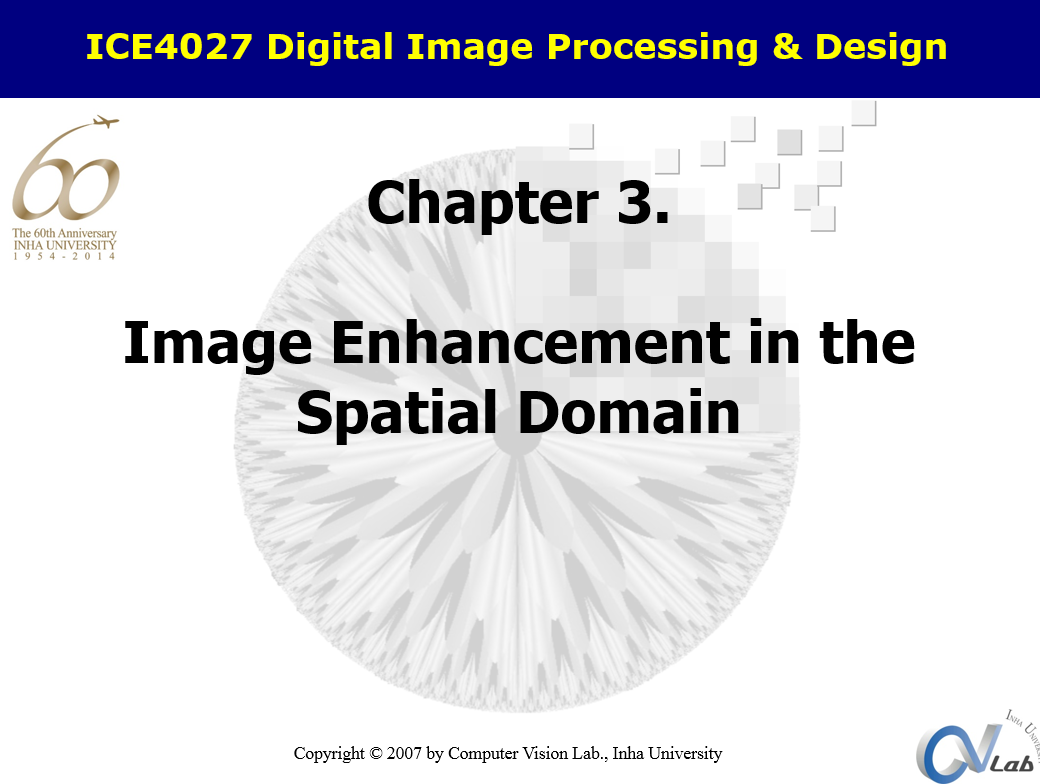
//> input picture SpatialFiltering/SpatialFiltering/Original.png, 1040 x 784 px
$ ./Spatial_Filtering   (built with g++ and OpenCV 4)
//> lines starting //> are read from the running program, lines starting //| are printed output that depends on the picture
#include <opencv2/imgproc/imgproc.hpp>
#include <opencv2/opencv.hpp>
#include <opencv2/highgui/highgui_c.h>

using namespace cv;

int main(int argc, char** argv)
{
	namedWindow("Original", CV_WINDOW_AUTOSIZE);

	// Load the source image
	Mat src = imread("Original.png", 1);
//> src is the input picture: 784 rows x 1040 cols, CV_8UC3; mean B, G, R 219.8, 208.6, 208.6

	// Create a destination Mat object
	Mat dst, dst1;
	//for laplace
	Mat laplace;
	//for bilateralfilter
	Mat bilateral;

	// display the source image
	imshow("Original", src);

	for (int i = 1; i<21; i = i + 2) //51 -> 21
	{
		// smooth the image in the "src" and save it to "dst"
		// blur(src, dst, Size(i,i));

		// Gaussian smoothing
		GaussianBlur( src, dst, Size( i, i ), 0, 0 ); //0,0 height and width maybe?
		// ㄴ edge 를 선명하게 한다.

		//#1
		//laplacian sharpening
		//how can we know the API's
		Laplacian(dst, laplace, CV_16S, i); //ddepth값이 뭐임?

		//#2
		//mean smoothing
		//bilateral
		//to tweak (use diff para and see the diff result) the 4 and 5th parameters --> sigma color and sigma space
		bilateralFilter(src, bilateral, i, i*2, i/2);
		//이건 결과를 제대로 볼라면 사진을 적절한 것으로 임의 변경해야함

		// Median smoothing
		//medianBlur(src, dst1, i);
		// ㄴ noise 제거

		// show the blurred image with the text
		imshow("Gaussian filter", dst);
		//imshow("Median filter", dst1);
		imshow("laplace sharpening", laplace);
		imshow("bilateral filter", bilateral);

		// wait for 5 seconds
		waitKey(5000);
		//5초마다 i(kernel size = filter 인자)가 바뀌면서, 결과값도 점점 달라짐.
	}
//> this loop made 10 passes
//> pass 1, `Laplacian(dst, laplace, CV_16S, i);`:
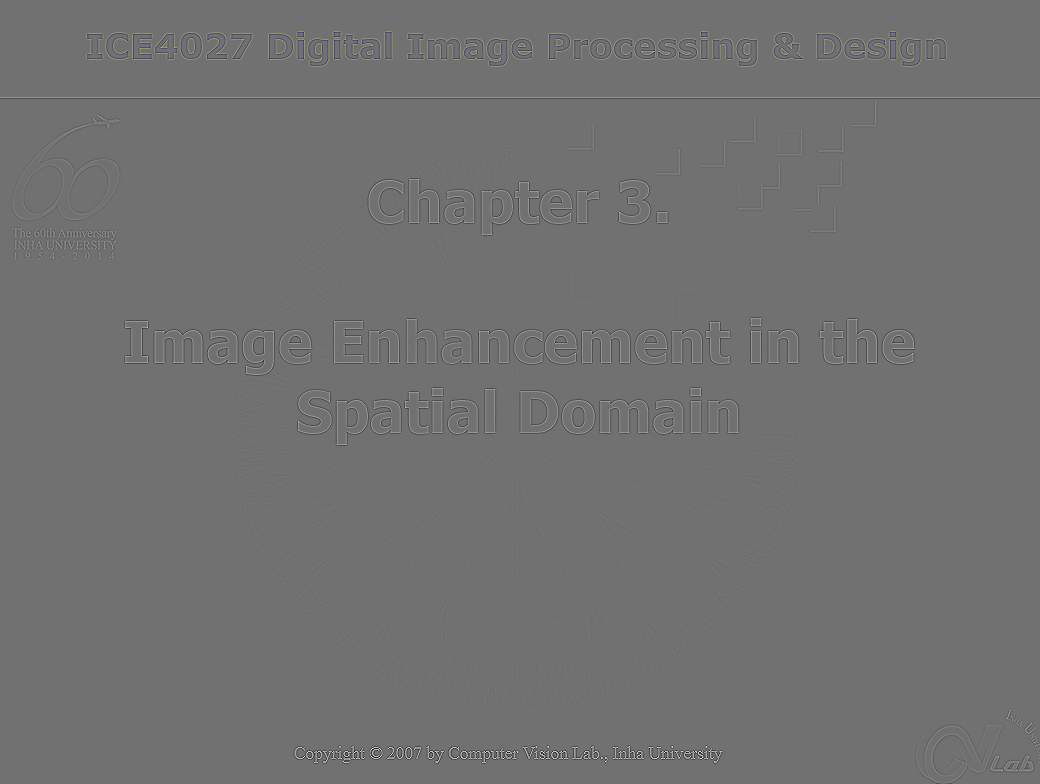
//> laplace: 784 rows x 1040 cols, CV_16SC3; mean B, G, R 0, 0, 0; drawn with min black and max white
//> pass 2, `Laplacian(dst, laplace, CV_16S, i);`:
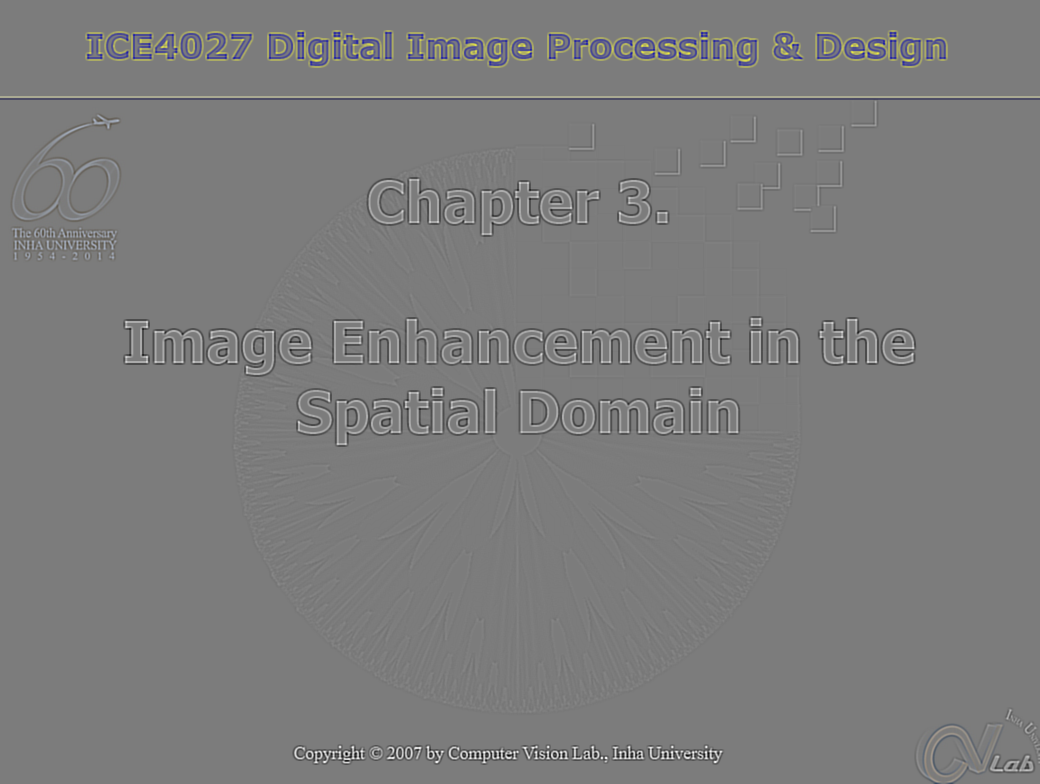
//> laplace: 784 rows x 1040 cols, CV_16SC3; mean B, G, R 0, 0, 0; drawn with min black and max white
//> after the loop:
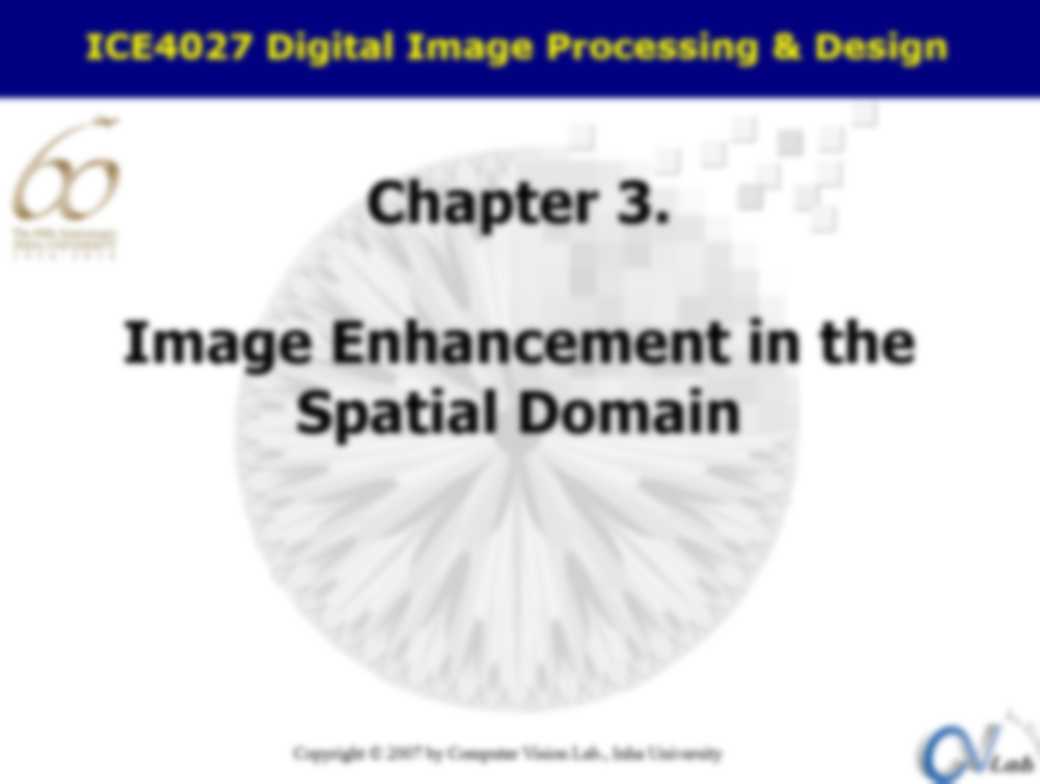
//> dst: 784 rows x 1040 cols, CV_8UC3; mean B, G, R 219.8, 208.6, 208.6
//> after the loop:
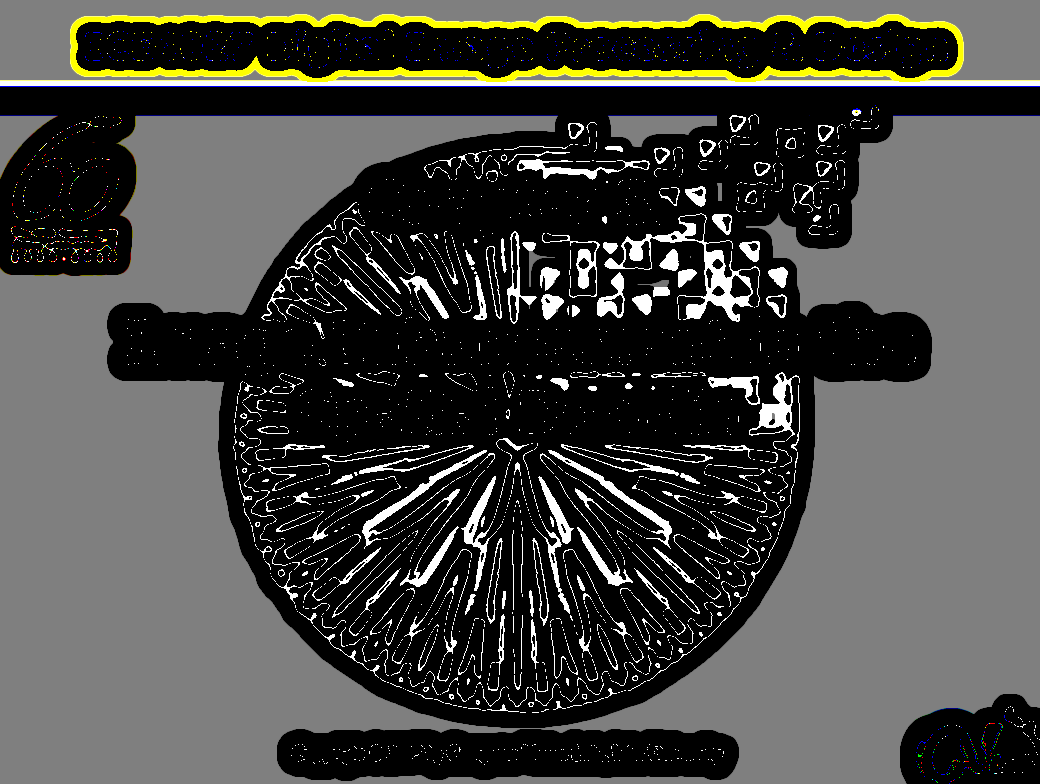
//> laplace: 784 rows x 1040 cols, CV_16SC3; mean B, G, R -15036.6, -14169.7, -14158.9; drawn with min black and max white
}


//original 선명
//gaussian 블러처리
//median 수채화 같은 느낌

//1. 처음은 그냥 그대로
//2. i 를 51에서 21로 바꾸고
//3. laplacian
//4. bilateral smooth

$ run again, with SpatialFiltering/SpatialFiltering/easy.jpg saved as SpatialFiltering/SpatialFiltering/Original.png
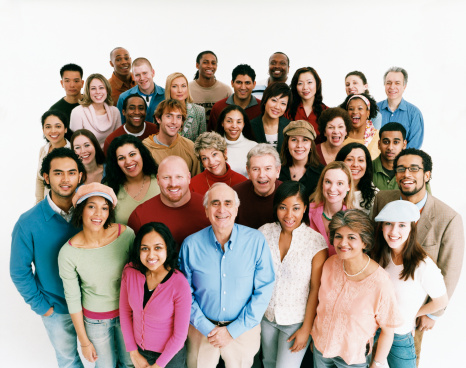
//> input picture SpatialFiltering/SpatialFiltering/easy.jpg, 466 x 368 px
//> src is the input picture: 368 rows x 466 cols, CV_8UC3; mean B, G, R 160.4, 167.1, 178.7
//> after the loop `for (int i = 1; i<21; i = i + 2)`:
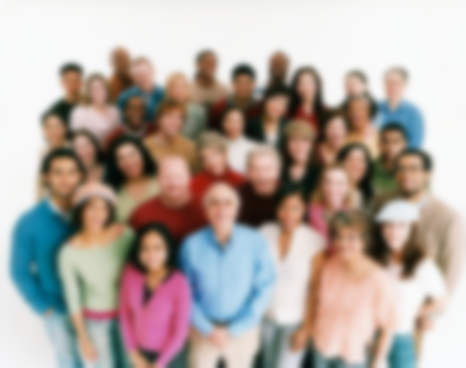
//> dst: 368 rows x 466 cols, CV_8UC3; mean B, G, R 160.4, 167.1, 178.7
//> after the loop `for (int i = 1; i<21; i = i + 2)`:
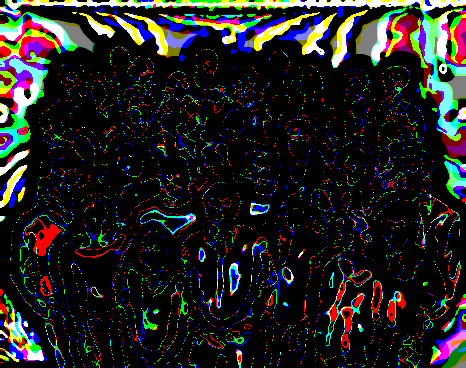
//> laplace: 368 rows x 466 cols, CV_16SC3; mean B, G, R -25046.6, -24543.6, -24744.7; drawn with min black and max white
